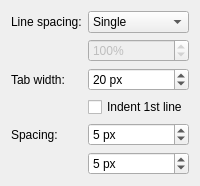
                 <widget class="QWidget" name="stackedWidgetPage3_2">
                  <layout class="QFormLayout" name="formLayout_6">
                   <property name="fieldGrowthPolicy">
                    <enum>QFormLayout::AllNonFixedFieldsGrow</enum>
                   </property>
                   <item row="1" column="0">
                    <widget class="QLabel" name="label_26">
                     <property name="text">
                      <string>Line spacing:</string>
                     </property>
                    </widget>
                   </item>
                   <item row="1" column="1">
                    <widget class="QComboBox" name="cmbThemeLineSpacing">
                     <item>
                      <property name="text">
                       <string>Single</string>
                      </property>
                     </item>
                     <item>
                      <property name="text">
                       <string>1.5 lines</string>
                      </property>
                     </item>
                     <item>
                      <property name="text">
                       <string>Double</string>
                      </property>
                     </item>
                     <item>
                      <property name="text">
                       <string>Proportional</string>
                      </property>
                     </item>
                    </widget>
                   </item>
                   <item row="2" column="1">
                    <widget class="QSpinBox" name="spnThemeLineSpacing">
                     <property name="enabled">
                      <bool>false</bool>
                     </property>
                     <property name="sizePolicy">
                      <sizepolicy hsizetype="Preferred" vsizetype="Fixed">
                       <horstretch>0</horstretch>
                       <verstretch>0</verstretch>
                      </sizepolicy>
                     </property>
                     <property name="suffix">
                      <string>%</string>
                     </property>
                     <property name="minimum">
                      <number>50</number>
                     </property>
                     <property name="maximum">
                      <number>999</number>
                     </property>
                     <property name="value">
                      <number>100</number>
                     </property>
                    </widget>
                   </item>
                   <item row="3" column="0">
                    <widget class="QLabel" name="label_27">
                     <property name="text">
                      <string>Tab width:</string>
                     </property>
                    </widget>
                   </item>
                   <item row="3" column="1">
                    <widget class="QSpinBox" name="spnThemeTabWidth">
                     <property name="sizePolicy">
                      <sizepolicy hsizetype="Preferred" vsizetype="Fixed">
                       <horstretch>0</horstretch>
                       <verstretch>0</verstretch>
                      </sizepolicy>
                     </property>
                     <property name="suffix">
                      <string> px</string>
                     </property>
                     <property name="minimum">
                      <number>0</number>
                     </property>
                     <property name="maximum">
                      <number>199</number>
                     </property>
                     <property name="value">
                      <number>20</number>
                     </property>
                    </widget>
                   </item>
                   <item row="5" column="0">
                    <widget class="QLabel" name="label_28">
                     <property name="text">
                      <string>Spacing:</string>
                     </property>
                    </widget>
                   </item>
                   <item row="5" column="1">
                    <widget class="QSpinBox" name="spnThemeParaAbove">
                     <property name="sizePolicy">
                      <sizepolicy hsizetype="Preferred" vsizetype="Fixed">
                       <horstretch>0</horstretch>
                       <verstretch>0</verstretch>
                      </sizepolicy>
                     </property>
                     <property name="suffix">
                      <string> px</string>
                     </property>
                     <property name="minimum">
                      <number>0</number>
                     </property>
                     <property name="maximum">
                      <number>199</number>
                     </property>
                     <property name="value">
                      <number>5</number>
                     </property>
                    </widget>
                   </item>
                   <item row="6" column="1">
                    <widget class="QSpinBox" name="spnThemeParaBelow">
                     <property name="sizePolicy">
                      <sizepolicy hsizetype="Preferred" vsizetype="Fixed">
                       <horstretch>0</horstretch>
                       <verstretch>0</verstretch>
                      </sizepolicy>
                     </property>
                     <property name="suffix">
                      <string> px</string>
                     </property>
                     <property name="minimum">
                      <number>0</number>
                     </property>
                     <property name="maximum">
                      <number>199</number>
                     </property>
                     <property name="value">
                      <number>5</number>
                     </property>
                    </widget>
                   </item>
                   <item row="4" column="1">
                    <widget class="QCheckBox" name="chkThemeIndent">
                     <property name="sizePolicy">
                      <sizepolicy hsizetype="Preferred" vsizetype="Fixed">
                       <horstretch>0</horstretch>
                       <verstretch>0</verstretch>
                      </sizepolicy>
                     </property>
                     <property name="text">
                      <string>Indent 1st line</string>
                     </property>
                    </widget>
                   </item>
                  </layout>
                 </widget>
